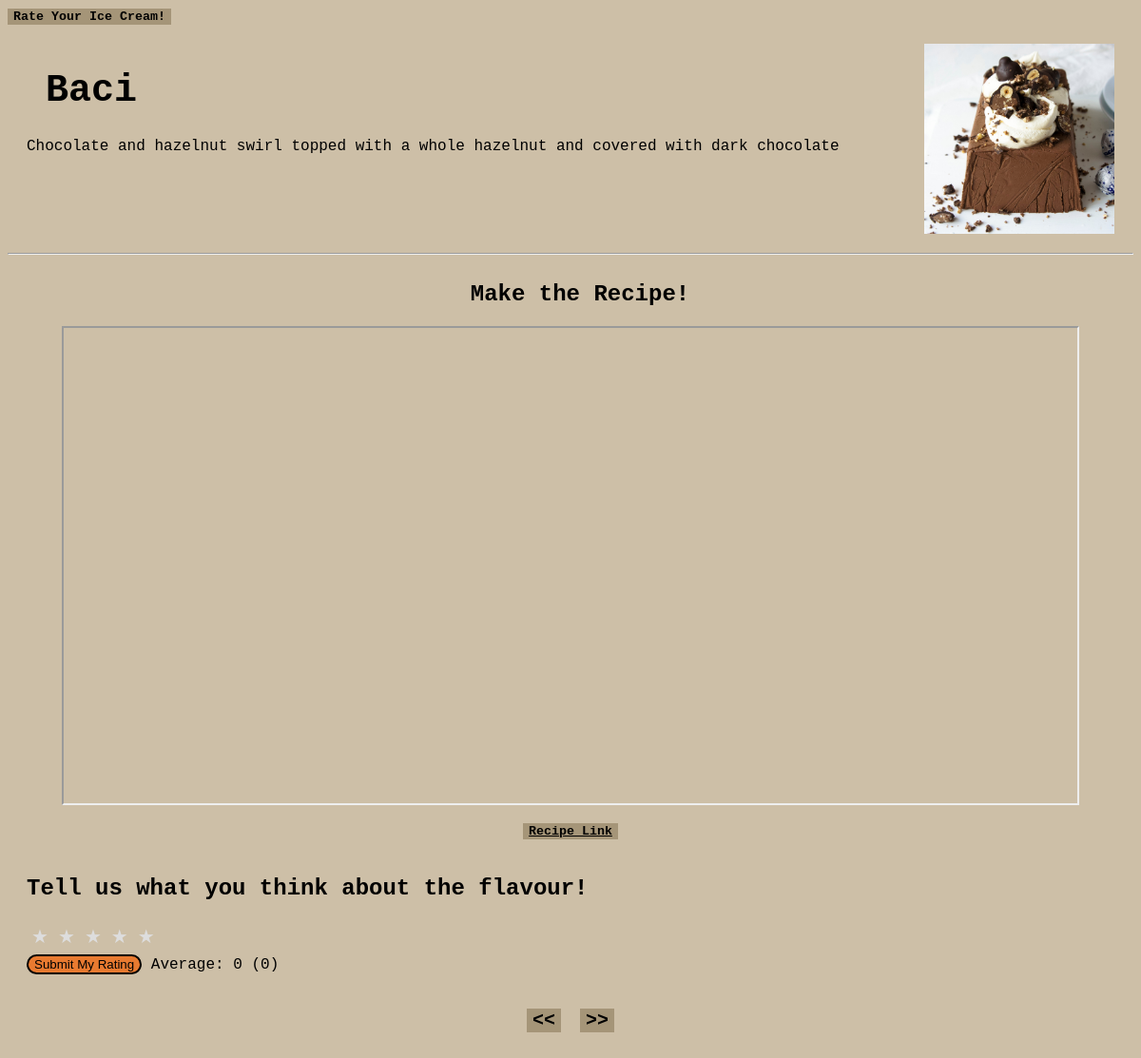
The page /5 on the database as committed earlier.
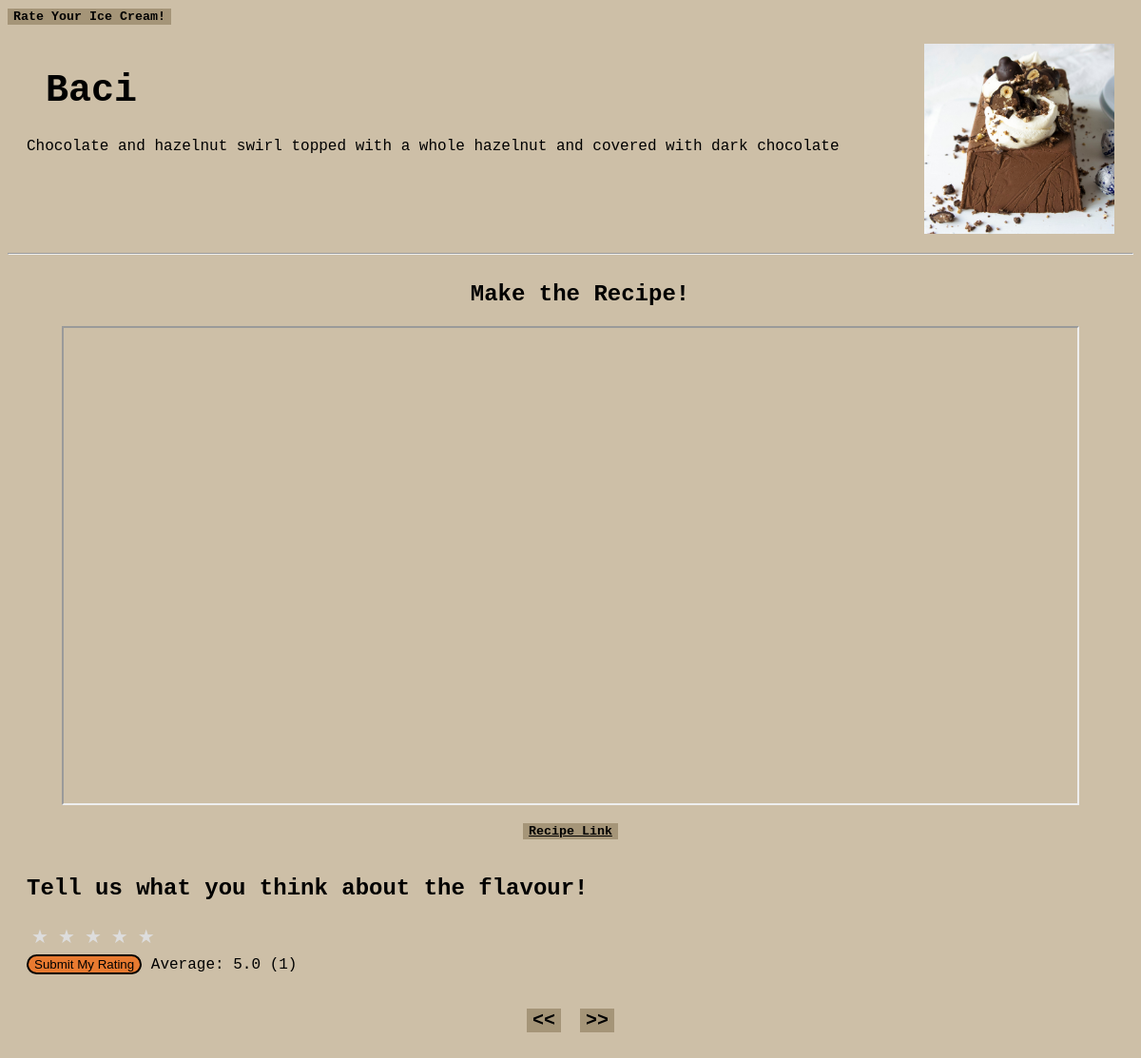
The same page on the database as committed later.
### tables this page shows
CREATE TABLE `ice_cream_rating` (
	`flavour_id`	,
	`flavour_name`	,
	`desc`	,
	`rating`	,
	`no_of_ratings`	,
	`recipe_link`	
);

### app.py (the view)
@app.route("/<flavour_id>")
def profile(flavour_id):
    conn = sqlite3.connect("ice_cream_rating.db")
    c = conn.cursor()
    c.execute("SELECT  * FROM ice_cream_rating WHERE flavour_id = ?", (flavour_id,))
    info = c.fetchone()
    if info:
        column_names = [description[0] for description in c.description]
        info = dict(zip(column_names, info))
        conn.close()
        return render_template("flavour_profile.html", info=info)
    else:
        conn.close()
        return redirect(url_for("home"))

### templates/flavour_profile.html (shortened to what this page needs)
<!DOCTYPE html>
<html>
<head>
  <link rel="stylesheet" href="/static/style.css">
</head>
<body>
  <button class="button"><a href="{{ url_for('home') }}" class="page_name">Rate Your Ice Cream!</a></button>
  <div class="container">
    <div>
     <h1>{{ info["flavour_name"] }}</h1>
     <p>{{ info["desc"] }}</p>
    </div>
    <img src="{{ url_for('static', filename='images/' + info['flavour_name'].lower() + '.jpg') }}" alt="{{ info['flavour_name'] }}" class="profile_picture">
  </div>
  <hr>
  <div class="recipe">
    <h2>Make the Recipe!</h2>
    <iframe src="{{ info['recipe_link'] }}" title="recipe"></iframe>
    <br>
    <div>
      <button><a href="{{ info['recipe_link'] }}">Recipe Link</a></button>
    </div>
  </div>
  <br>
  <h2>Tell us what you think about the flavour!</h2>
  <form method="POST" action="{{ url_for('submit_rating') }}">
    <div class="rating">
      <label for="star5"></label>
      <label for="star4"></label>
      <label for="star3"></label>
      <label for="star2"></label>
      <label for="star1"></label>
    </div><br><br>
    <input type="submit" value="Submit My Rating">
    <label>Average: {{ info["rating"] }} ({{ info["no_of_ratings"] }})</label>
  </form>
  <br>
  <br>
  <div class="navigate">
    <button><a href="{{ url_for('profile', flavour_id=info['flavour_id'] | int - 1) }}">&lt;&lt;</a></button>
    <button><a href="{{ url_for('profile', flavour_id=info['flavour_id'] | int + 1) }}">&gt;&gt;</a></button>
  </div>
  <br>
  <br>
</body>
</html>

### static/style.css (style rules this page uses)
body { font-family: "Monaco", monospace; background-color: #cdbfa7; }
.page_name { text-decoration: none; }
h1 { font-size: 40px; margin-left: 20px; }
h2 { margin-left: 20px; }
a { color: black; }
button { font-family: "Monaco", monospace; background-color: #a59578; font-weight: bold; border: none; text-decoration: none; }
.container { display: flex; justify-content: space-between; algin-items: center; margin: 20px; }
.profile_picture { height: 200px; align-self: stretch; }
iframe { width: 90%; height: 500px; display: block; margin: 0 auto; }
.recipe { display: flex; flex-direction: column; align-items: center; }
form { margin-left: 20px; }
.rating { border: none; float: left; }
.rating>label:before { margin: 5px; font-size: 1.25em; font-family: FontAwesome; display: inline-block; content: "★"; }
.rating>label { color: #ddd; float: right; }
input[type="submit"] { background-color: #e87a30; border: 2px solid black; border-radius: 15px; }
.navigate { display: flex; justify-content: center; gap: 20px; }
.navigate a { text-decoration: none; font-size: 20px; }

Rows that differ between the two databases and show on the page:
changed ice_cream_rating "Baci": rating "0" → "5.0"; no_of_ratings "0" → "1"
